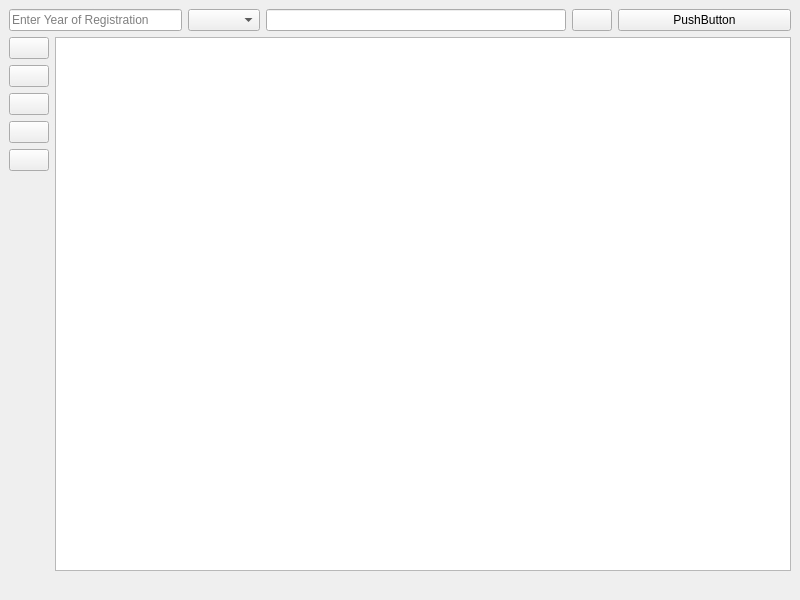
<?xml version="1.0" encoding="UTF-8"?>
<ui version="4.0">
 <class>SearchDeathWindow</class>
 <widget class="QMainWindow" name="SearchDeathWindow">
  <property name="geometry">
   <rect>
    <x>0</x>
    <y>0</y>
    <width>800</width>
    <height>600</height>
   </rect>
  </property>
  <property name="windowTitle">
   <string>MainWindow</string>
  </property>
  <property name="windowIcon">
   <iconset>
    <normaloff>occrlogo.png</normaloff>occrlogo.png</iconset>
  </property>
  <widget class="QWidget" name="centralwidget">
   <layout class="QGridLayout" name="gridLayout">
    <item row="0" column="1" colspan="2">
     <layout class="QHBoxLayout" name="horizontalLayout">
      <property name="sizeConstraint">
       <enum>QLayout::SizeConstraint::SetNoConstraint</enum>
      </property>
      <item>
       <widget class="QComboBox" name="search_by_comboBox">
        <property name="sizePolicy">
         <sizepolicy hsizetype="Fixed" vsizetype="Fixed">
          <horstretch>0</horstretch>
          <verstretch>0</verstretch>
         </sizepolicy>
        </property>
        <property name="maximumSize">
         <size>
          <width>500</width>
          <height>16777215</height>
         </size>
        </property>
       </widget>
      </item>
      <item>
       <widget class="QLineEdit" name="search_textEdit">
        <property name="sizePolicy">
         <sizepolicy hsizetype="Fixed" vsizetype="Fixed">
          <horstretch>0</horstretch>
          <verstretch>0</verstretch>
         </sizepolicy>
        </property>
        <property name="minimumSize">
         <size>
          <width>300</width>
          <height>0</height>
         </size>
        </property>
        <property name="maximumSize">
         <size>
          <width>2000</width>
          <height>16777215</height>
         </size>
        </property>
        <property name="placeholderText">
         <string/>
        </property>
       </widget>
      </item>
      <item>
       <widget class="QPushButton" name="search_button">
        <property name="text">
         <string/>
        </property>
        <property name="icon">
         <iconset>
          <normaloff>../icons/player.png</normaloff>../icons/player.png</iconset>
        </property>
       </widget>
      </item>
     </layout>
    </item>
    <item row="1" column="0" colspan="4">
     <layout class="QHBoxLayout" name="horizontalLayout_2">
      <item>
       <layout class="QVBoxLayout" name="verticalLayout">
        <item>
         <widget class="QPushButton" name="create_form">
          <property name="text">
           <string/>
          </property>
          <property name="icon">
           <iconset>
            <normaloff>../icons/add.png</normaloff>../icons/add.png</iconset>
          </property>
         </widget>
        </item>
        <item>
         <widget class="QPushButton" name="docstamp1">
          <property name="text">
           <string/>
          </property>
          <property name="icon">
           <iconset>
            <normaloff>../icons/stamp.png</normaloff>../icons/stamp.png</iconset>
          </property>
         </widget>
        </item>
        <item>
         <widget class="QPushButton" name="no_record">
          <property name="text">
           <string/>
          </property>
          <property name="icon">
           <iconset>
            <normaloff>../icons/norecord.png</normaloff>../icons/norecord.png</iconset>
          </property>
         </widget>
        </item>
        <item>
         <widget class="QPushButton" name="destroyed">
          <property name="text">
           <string/>
          </property>
          <property name="icon">
           <iconset>
            <normaloff>../icons/destroyed.png</normaloff>../icons/destroyed.png</iconset>
          </property>
         </widget>
        </item>
        <item>
         <widget class="QPushButton" name="docstamp2">
          <property name="text">
           <string/>
          </property>
          <property name="icon">
           <iconset>
            <normaloff>../icons/stamp2.png</normaloff>../icons/stamp2.png</iconset>
          </property>
         </widget>
        </item>
        <item>
         <spacer name="verticalSpacer">
          <property name="orientation">
           <enum>Qt::Orientation::Vertical</enum>
          </property>
          <property name="sizeHint" stdset="0">
           <size>
            <width>20</width>
            <height>40</height>
           </size>
          </property>
         </spacer>
        </item>
       </layout>
      </item>
      <item>
       <widget class="QListWidget" name="results_list"/>
      </item>
     </layout>
    </item>
    <item row="2" column="3">
     <widget class="QLabel" name="status_label">
      <property name="sizePolicy">
       <sizepolicy hsizetype="Preferred" vsizetype="Preferred">
        <horstretch>0</horstretch>
        <verstretch>0</verstretch>
       </sizepolicy>
      </property>
      <property name="maximumSize">
       <size>
        <width>400</width>
        <height>16777215</height>
       </size>
      </property>
      <property name="layoutDirection">
       <enum>Qt::LayoutDirection::LeftToRight</enum>
      </property>
      <property name="text">
       <string/>
      </property>
      <property name="alignment">
       <set>Qt::AlignmentFlag::AlignRight|Qt::AlignmentFlag::AlignTrailing|Qt::AlignmentFlag::AlignVCenter</set>
      </property>
     </widget>
    </item>
    <item row="0" column="0">
     <widget class="QLineEdit" name="regyear_textEdit">
      <property name="sizePolicy">
       <sizepolicy hsizetype="Fixed" vsizetype="Fixed">
        <horstretch>0</horstretch>
        <verstretch>0</verstretch>
       </sizepolicy>
      </property>
      <property name="minimumSize">
       <size>
        <width>150</width>
        <height>0</height>
       </size>
      </property>
      <property name="maximumSize">
       <size>
        <width>700</width>
        <height>16777215</height>
       </size>
      </property>
      <property name="text">
       <string/>
      </property>
      <property name="placeholderText">
       <string>Enter Year of Registration</string>
      </property>
     </widget>
    </item>
    <item row="0" column="3">
     <widget class="QPushButton" name="everify_button">
      <property name="text">
       <string>PushButton</string>
      </property>
     </widget>
    </item>
   </layout>
  </widget>
 </widget>
 <resources/>
 <connections/>
</ui>
